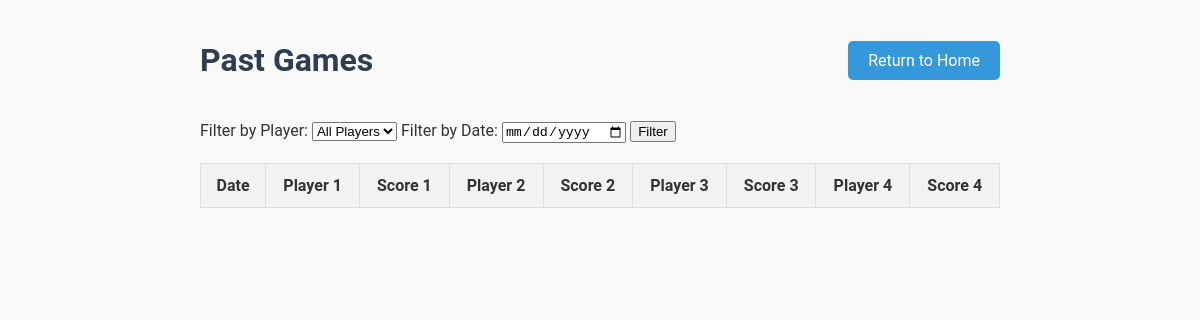
Page /view-past-games on the earlier database version.
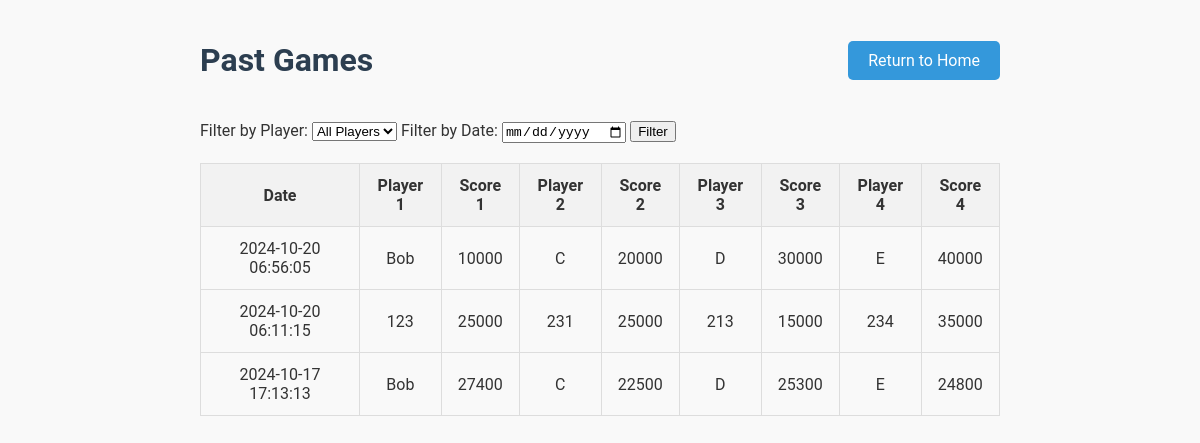
Same page on the later database version.
### tables this page shows
CREATE TABLE games (
    game_id INTEGER PRIMARY KEY AUTOINCREMENT,
    player1 TEXT NOT NULL,
    player2 TEXT NOT NULL,
    player3 TEXT NOT NULL,
    player4 TEXT NOT NULL,
    raw_score1 INTEGER NOT NULL,
    raw_score2 INTEGER NOT NULL,
    raw_score3 INTEGER NOT NULL,
    raw_score4 INTEGER NOT NULL,
    final_score1 INTEGER NOT NULL,
    final_score2 INTEGER NOT NULL,
    final_score3 INTEGER NOT NULL,
    final_score4 INTEGER NOT NULL,
    game_date TIMESTAMP DEFAULT CURRENT_TIMESTAMP
);

### app.py (the view)
@app.route("/view-past-games", methods=["GET", "POST"])
def view_past_games():
    conn = get_db_connection()
    cursor = conn.cursor()
    player_filter = request.form.get("player_filter")
    date_filter = request.form.get("date_filter")
    query = """
    SELECT game_date, player1, player2, player3, player4, raw_score1, raw_score2, raw_score3, raw_score4
    FROM games WHERE 1=1
    """
    params = []
    if player_filter:
        query += " AND (? IN (player1, player2, player3, player4))"
        params.append(player_filter)
    if date_filter:
        query += " AND DATE(game_date) = ?"
        params.append(date_filter)
    query += " ORDER BY game_date DESC"
    cursor.execute(query, params)
    games = cursor.fetchall()
    cursor.execute("SELECT name FROM players")
    players = cursor.fetchall()
    conn.close()
    return render_template("view_past_games.html", games=games, players=players)

### app.py (called while the page is built)
def get_db_connection():
    conn = sqlite3.connect('mahjong.db')
    conn.row_factory = sqlite3.Row  # Return rows as dictionaries
    return conn

### templates/view_past_games.html (shortened to what this page needs)
<!DOCTYPE html>
<html lang="en">
<head>
</head>
<body>
    <div class="container">
        <div class="header-row">
            <h1>Past Games</h1>
            <div class="return-button">
                <a href="{{ url_for('home') }}">Return to Home</a>
            </div>
        </div>
        <div class="filter-section">
            <form method="POST">
                <label for="player_filter">Filter by Player:</label>
                <select name="player_filter" id="player_filter">
                    <option value="">All Players</option>
                </select>
                <label for="date_filter">Filter by Date:</label>
                <input type="date" name="date_filter" id="date_filter">
                <button type="submit">Filter</button>
            </form>
        </div>
        <table>
            <tr>
                <th>Date</th>
                <th>Player 1</th>
                <th>Score 1</th>
                <th>Player 2</th>
                <th>Score 2</th>
                <th>Player 3</th>
                <th>Score 3</th>
                <th>Player 4</th>
                <th>Score 4</th>
            </tr>
            {% for game in games %}
            <tr>
                <td>{{ game['game_date'] }}</td>
                <td>{{ game['player1'] }}</td>
                <td>{{ game['raw_score1'] }}</td>
                <td>{{ game['player2'] }}</td>
                <td>{{ game['raw_score2'] }}</td>
                <td>{{ game['player3'] }}</td>
                <td>{{ game['raw_score3'] }}</td>
                <td>{{ game['player4'] }}</td>
                <td>{{ game['raw_score4'] }}</td>
            </tr>
            {% endfor %}
        </table>
    </div>
</body>
</html>

### templates/view_past_games.html (style rules this page uses)
body { font-family: 'Roboto', sans-serif; background-color: #f9f9f9; color: #333; margin: 0; padding: 20px; }
.container { max-width: 800px; margin: 0 auto; }
.header-row { display: flex; justify-content: space-between; align-items: center; margin-bottom: 20px; }
h1 { color: #2c3e50; }
table { width: 100%; border-collapse: collapse; margin-top: 20px; }
th, td { padding: 12px; border: 1px solid #ddd; text-align: center; }
th { background-color: #f2f2f2; }
.filter-section { margin-bottom: 20px; }
.return-button a { text-decoration: none; background-color: #3498db; color: #ffffff; padding: 10px 20px; border-radius: 5px; transition: background-color 0.3s; }

Differences in the rows shown:
added games: game_date "2024-10-20 06:56:05", player1 "Bob", raw_score1 "10000", player2 "C", raw_score2 "20000", player3 "D", raw_score3 "30000", player4 "E", raw_score4 "40000"
added games: game_date "2024-10-20 06:11:15", player1 "123", raw_score1 "25000", player2 "231", raw_score2 "25000", player3 "213", raw_score3 "15000", player4 "234", raw_score4 "35000"
added games: game_date "2024-10-17 17:13:13", player1 "Bob", raw_score1 "27400", player2 "C", raw_score2 "22500", player3 "D", raw_score3 "25300", player4 "E", raw_score4 "24800"
